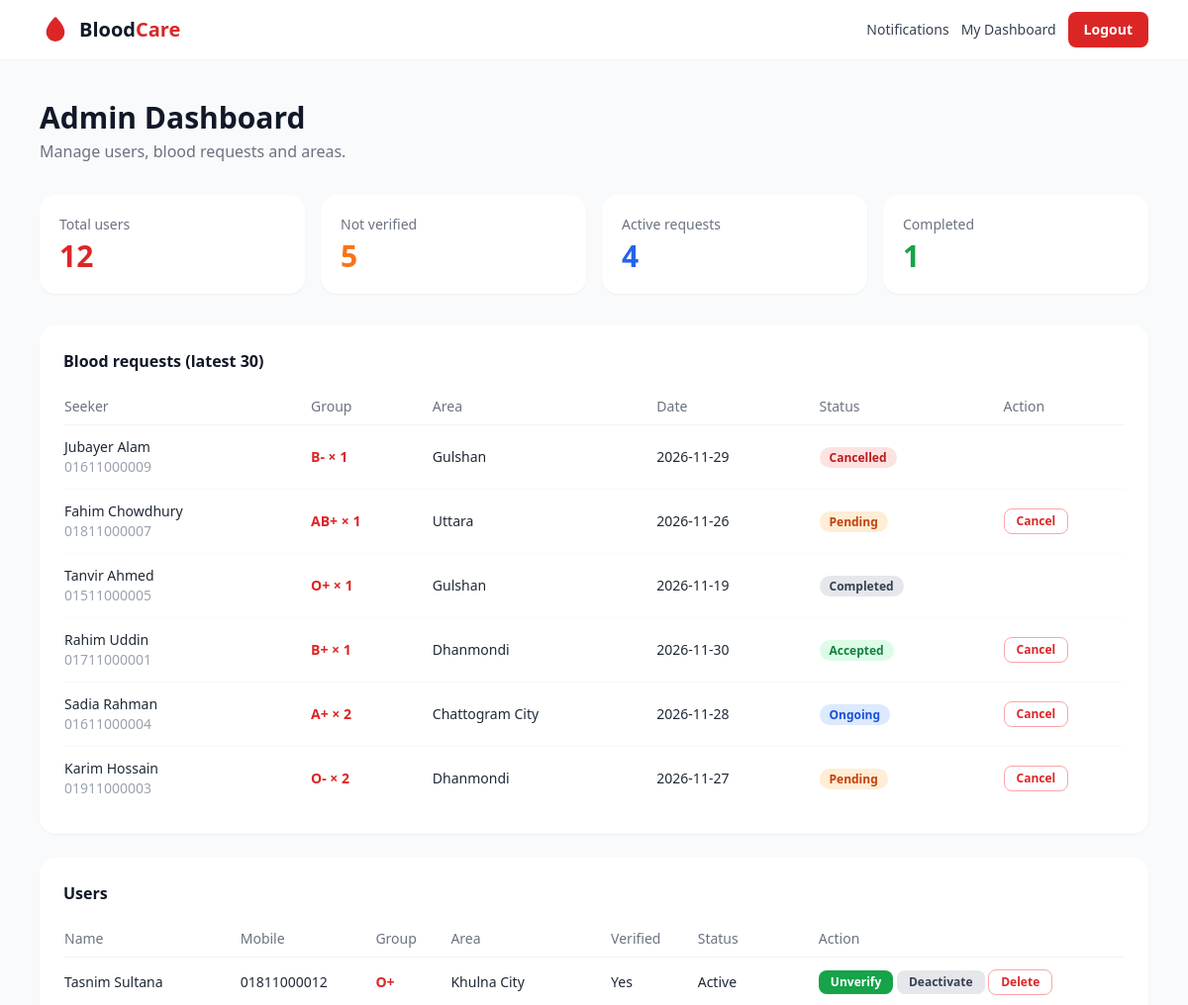
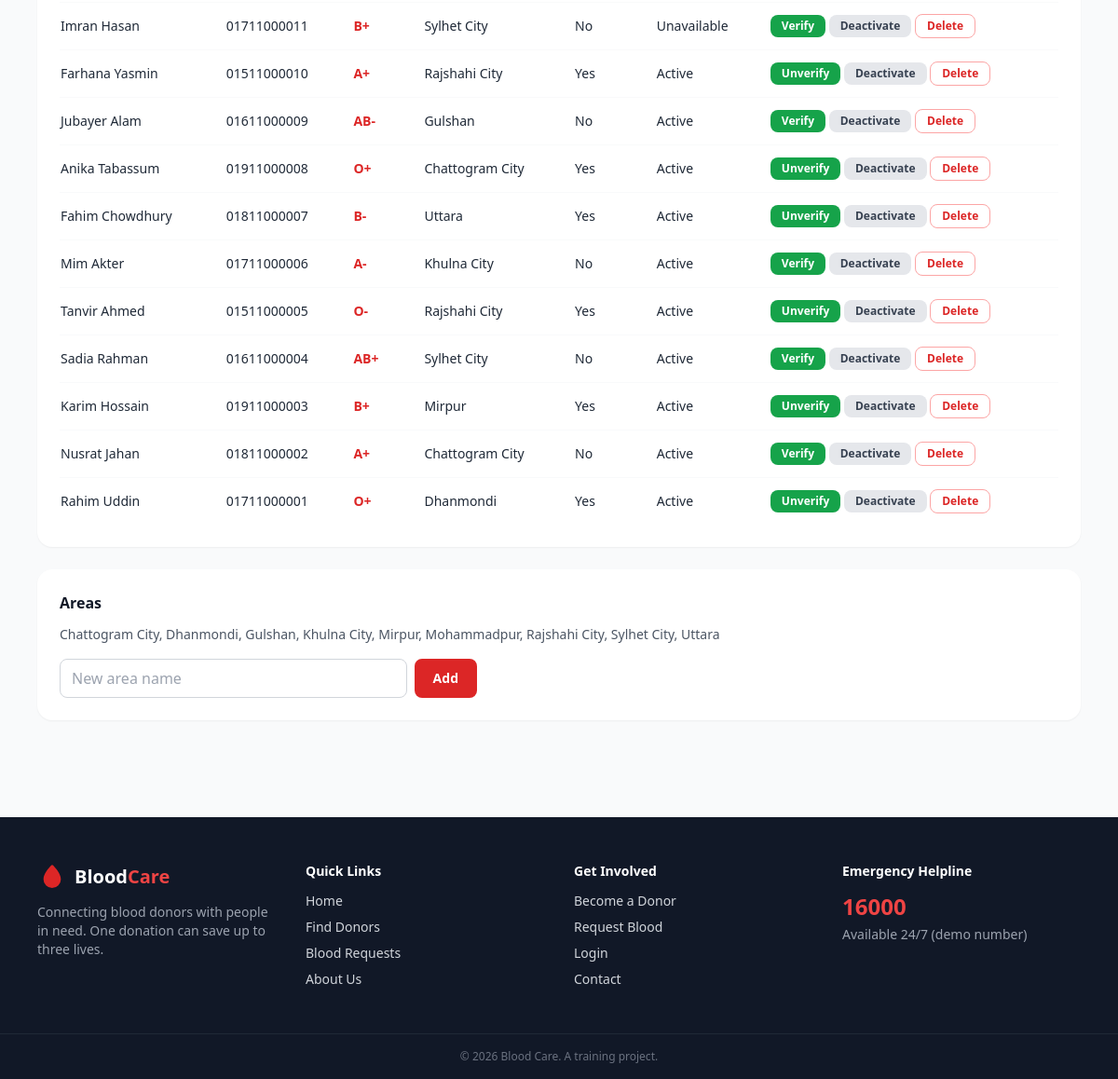
/admin.php (signed in), run on the app's committed database (2 pictures, top to bottom).
### tables this page shows
CREATE TABLE `donation_requests` (
  `id` int(11) NOT NULL AUTO_INCREMENT,             
  `patient_problem` varchar(255) DEFAULT NULL,
  `blood_seeker_id` int(11) NOT NULL COMMENT 'Who is requested for blood',
  `blood_group` varchar(10) NOT NULL,
  `donation_date` date NOT NULL,
  `time` time DEFAULT NULL,
  `quantity` tinyint(1) NOT NULL,
  `area_id` int(11) NOT NULL,
  `status` tinyint(1) NOT NULL DEFAULT 1 COMMENT '1= pending\r\n2= ongoing\r\n3=accepted\r\n4=completed\r\n5=cancelled',   
  `created_at` timestamp NOT NULL DEFAULT current_timestamp(),
  `updated_at` timestamp NOT NULL DEFAULT current_timestamp() ON UPDATE current_timestamp(),    
  PRIMARY KEY (`id`),
  CONSTRAINT `fk_requests_seeker` FOREIGN KEY (`blood_seeker_id`) REFERENCES `users` (`id`) ON DELETE CASCADE,   
  CONSTRAINT `fk_requests_area` FOREIGN KEY (`area_id`) REFERENCES `areas` (`id`)                                
);

CREATE TABLE `users` (
  `id` int(11) NOT NULL AUTO_INCREMENT,
  `name` varchar(100) NOT NULL,
  `mobile_no` varchar(15) NOT NULL,                 
  `password` varchar(255) NOT NULL,                 
  `blood_group` varchar(10) NOT NULL,
  `area_id` int(11) DEFAULT NULL,
  `dob` date DEFAULT NULL COMMENT 'dob=date of birth',
  `nid` varchar(20) DEFAULT NULL,                   
  `last_donation_date` date DEFAULT NULL,
  `is_verified` tinyint(1) NOT NULL DEFAULT 0,      
  `status` tinyint(1) NOT NULL DEFAULT 1 COMMENT '1=active, 2= unavailable,3=inactive',   
  `role` enum('user','admin') NOT NULL DEFAULT 'user',   
  PRIMARY KEY (`id`),
  UNIQUE KEY `mobile_no` (`mobile_no`),
  CONSTRAINT `fk_users_area` FOREIGN KEY (`area_id`) REFERENCES `areas` (`id`) ON DELETE SET NULL    
);

CREATE TABLE `areas` (
  `id` int(11) NOT NULL AUTO_INCREMENT,             
  `name` varchar(50) NOT NULL,
  PRIMARY KEY (`id`)
);

### admin.php (the view, shortened to what this page needs)
<?php
require_once 'includes/functions.php';
$total_users    = $pdo->query("SELECT COUNT(*) FROM users WHERE role = 'user'")->fetchColumn();
$unverified     = $pdo->query("SELECT COUNT(*) FROM users WHERE role = 'user' AND is_verified = 0")->fetchColumn();
$open_requests  = $pdo->query('SELECT COUNT(*) FROM donation_requests WHERE status IN (' . REQ_PENDING . ', ' . REQ_ONGOING . ', ' . REQ_ACCEPTED . ')')->fetchColumn();
$completed      = $pdo->query('SELECT COUNT(*) FROM donation_requests WHERE status = ' . REQ_COMPLETED)->fetchColumn();
$users = $pdo->query("SELECT u.*, a.name AS area_name FROM users u LEFT JOIN areas a ON a.id = u.area_id WHERE u.role = 'user' ORDER BY u.id DESC")->fetchAll();
$requests = $pdo->query('SELECT r.*, a.name AS area_name, u.name AS seeker_name, u.mobile_no AS seeker_mobile
                         FROM donation_requests r
                         JOIN areas a ON a.id = r.area_id
                         JOIN users u ON u.id = r.blood_seeker_id
                         ORDER BY r.id DESC LIMIT 30')->fetchAll();
require 'includes/header.php';
?>
  <main class="mx-auto max-w-6xl px-4 py-10">
    <h1 class="text-3xl font-bold text-gray-900">Admin Dashboard</h1>
    <p class="mt-1 text-gray-500">Manage users, blood requests and areas.</p>
    <div class="mt-8 grid grid-cols-2 gap-4 lg:grid-cols-4">
      <div class="rounded-2xl bg-white p-5 shadow-sm"><p class="text-sm text-gray-500">Total users</p><p class="mt-1 text-3xl font-extrabold text-brand-600"><?= e($total_users) ?></p></div>
      <div class="rounded-2xl bg-white p-5 shadow-sm"><p class="text-sm text-gray-500">Not verified</p><p class="mt-1 text-3xl font-extrabold text-orange-500"><?= e($unverified) ?></p></div>
      <div class="rounded-2xl bg-white p-5 shadow-sm"><p class="text-sm text-gray-500">Active requests</p><p class="mt-1 text-3xl font-extrabold text-blue-600"><?= e($open_requests) ?></p></div>
      <div class="rounded-2xl bg-white p-5 shadow-sm"><p class="text-sm text-gray-500">Completed</p><p class="mt-1 text-3xl font-extrabold text-green-600"><?= e($completed) ?></p></div>
    </div>
    <section class="mt-8 rounded-2xl bg-white p-6 shadow-sm">
      <h2 class="font-semibold text-gray-900">Blood requests (latest 30)</h2>
      <div class="mt-4 overflow-x-auto">
        <table class="w-full text-left text-sm">
          <thead class="border-b border-gray-100 text-gray-500">
            <tr>
              <th class="py-2 pr-4 font-medium">Seeker</th>
              <th class="py-2 pr-4 font-medium">Group</th>
              <th class="py-2 pr-4 font-medium">Area</th>
              <th class="py-2 pr-4 font-medium">Date</th>
              <th class="py-2 pr-4 font-medium">Status</th>
              <th class="py-2 font-medium">Action</th>
            </tr>
          </thead>
          <tbody class="divide-y divide-gray-50">
            <?php foreach ($requests as $r) { ?>
              <tr>
                <td class="py-3 pr-4"><?= e($r['seeker_name']) ?><br><span class="text-gray-400"><?= e($r['seeker_mobile']) ?></span></td>
                <td class="py-3 pr-4 font-semibold text-brand-600"><?= e($r['blood_group']) ?> &times; <?= e($r['quantity']) ?></td>
                <td class="py-3 pr-4"><?= e($r['area_name']) ?></td>
                <td class="py-3 pr-4 whitespace-nowrap"><?= e($r['donation_date']) ?></td>
                <td class="py-3 pr-4"><?= request_status_badge($r['status']) ?></td>
                <td class="py-3">
                  <?php if ($r['status'] != REQ_COMPLETED && $r['status'] != REQ_CANCELLED) { ?>
                    <form method="post" action="admin.php" onsubmit="return confirm('Cancel this request?');">
                      <button type="submit" class="rounded-lg border border-red-300 px-3 py-1 text-xs font-semibold text-red-600 hover:bg-red-50">Cancel</button>
                    </form>
                  <?php } ?>
                </td>
              </tr>
            <?php } ?>
          </tbody>
        </table>
      </div>
    </section>
    <section class="mt-6 rounded-2xl bg-white p-6 shadow-sm">
      <h2 class="font-semibold text-gray-900">Users</h2>
      <div class="mt-4 overflow-x-auto">
        <table class="w-full text-left text-sm">
          <thead class="border-b border-gray-100 text-gray-500">
            <tr>
              <th class="py-2 pr-4 font-medium">Name</th>
              <th class="py-2 pr-4 font-medium">Mobile</th>
              <th class="py-2 pr-4 font-medium">Group</th>
              <th class="py-2 pr-4 font-medium">Area</th>
              <th class="py-2 pr-4 font-medium">Verified</th>
              <th class="py-2 pr-4 font-medium">Status</th>
              <th class="py-2 font-medium">Action</th>
            </tr>
          </thead>
          <tbody class="divide-y divide-gray-50">
            <?php foreach ($users as $u) { ?>
              <tr>
                <td class="py-3 pr-4"><?= e($u['name']) ?></td>
                <td class="py-3 pr-4"><?= e($u['mobile_no']) ?></td>
                <td class="py-3 pr-4 font-semibold text-brand-600"><?= e($u['blood_group']) ?></td>
                <td class="py-3 pr-4"><?= e($u['area_name'] ?: '-') ?></td>
                <td class="py-3 pr-4"><?= $u['is_verified'] ? 'Yes' : 'No' ?></td>
                <td class="py-3 pr-4"><?= $u['status'] == USER_ACTIVE ? 'Active' : ($u['status'] == USER_UNAVAILABLE ? 'Unavailable' : 'Inactive') ?></td>
                <td class="py-3 whitespace-nowrap">
                  <form method="post" action="admin.php" class="inline">
                    <button type="submit" class="rounded-lg bg-green-600 px-3 py-1 text-xs font-semibold text-white hover:bg-green-700"><?= $u['is_verified'] ? 'Unverify' : 'Verify' ?></button>
                  </form>
                  <form method="post" action="admin.php" class="inline">
                    <button type="submit" class="rounded-lg bg-gray-200 px-3 py-1 text-xs font-semibold text-gray-700 hover:bg-gray-300"><?= $u['status'] == USER_INACTIVE ? 'Activate' : 'Deactivate' ?></button>
                  </form>
                  <form method="post" action="admin.php" class="inline" onsubmit="return confirm('Delete this user and all their data?');">
                    <button type="submit" class="rounded-lg border border-red-300 px-3 py-1 text-xs font-semibold text-red-600 hover:bg-red-50">Delete</button>
                  </form>
                </td>
              </tr>
            <?php } ?>
          </tbody>
        </table>
      </div>
    </section>
    <section class="mt-6 rounded-2xl bg-white p-6 shadow-sm">
      <h2 class="font-semibold text-gray-900">Areas</h2>
      <p class="mt-3 text-sm text-gray-600"><?= e(implode(', ', $areas)) ?></p>
      <form method="post" action="admin.php" class="mt-4 flex max-w-md gap-2">
        <input name="area_name" type="text" maxlength="50" placeholder="New area name" required class="<?= INPUT_CLASS ?>" aria-label="New area name">
        <button type="submit" class="rounded-lg bg-brand-600 px-5 py-2 text-sm font-semibold text-white hover:bg-brand-700">Add</button>
      </form>
    </section>
  </main>
<?php require 'includes/footer.php'; ?>

### includes/functions.php (shortened to what this page needs)
<?php
require_once __DIR__ . '/db.php';
$areas = $pdo->query('SELECT id, name FROM areas ORDER BY name')->fetchAll(PDO::FETCH_KEY_PAIR);
function e($text) {
    return htmlspecialchars((string) $text, ENT_QUOTES, 'UTF-8');
}
function request_status_label($status) {
    $labels = [
        REQ_PENDING   => 'Pending',
        REQ_ONGOING   => 'Ongoing',
        REQ_ACCEPTED  => 'Accepted',
        REQ_COMPLETED => 'Completed',
        REQ_CANCELLED => 'Cancelled',
    ];
    return $labels[$status] ?? 'Unknown';
}
function request_status_badge($status) {
    $colors = [
        REQ_PENDING   => 'bg-orange-100 text-orange-700',
        REQ_ONGOING   => 'bg-blue-100 text-blue-700',
        REQ_ACCEPTED  => 'bg-green-100 text-green-700',
        REQ_COMPLETED => 'bg-gray-200 text-gray-700',
        REQ_CANCELLED => 'bg-red-100 text-red-700',
    ];
    $color = $colors[$status] ?? 'bg-gray-100 text-gray-600';
    return '<span class="rounded-full px-2.5 py-0.5 text-xs font-semibold ' . $color . '">' . e(request_status_label($status)) . '</span>';
}
    ?>

### assets/css/style.css (style rules this page uses)
html { scroll-behavior: smooth; }

### data on the page
donation_requests: blood_seeker.name "Jubayer Alam", blood_seeker.mobile_no "01611000009", blood_group "B-", quantity "1", area.name "Gulshan", donation_date "2026-11-29", status "Cancelled"
donation_requests: blood_seeker.name "Fahim Chowdhury", blood_seeker.mobile_no "01811000007", blood_group "AB+", quantity "1", area.name "Uttara", donation_date "2026-11-26", status "Pending"
donation_requests: blood_seeker.name "Tanvir Ahmed", blood_seeker.mobile_no "01511000005", blood_group "O+", quantity "1", area.name "Gulshan", donation_date "2026-11-19", status "Completed"
donation_requests: blood_seeker.name "Rahim Uddin", blood_seeker.mobile_no "01711000001", blood_group "B+", quantity "1", area.name "Dhanmondi", donation_date "2026-11-30", status "Accepted"
donation_requests: blood_seeker.name "Sadia Rahman", blood_seeker.mobile_no "01611000004", blood_group "A+", quantity "2", area.name "Chattogram City", donation_date "2026-11-28", status "Ongoing"
donation_requests: blood_seeker.name "Karim Hossain", blood_seeker.mobile_no "01911000003", blood_group "O-", quantity "2", area.name "Dhanmondi", donation_date "2026-11-27", status "Pending"
users: name "Tasnim Sultana", mobile_no "01811000012", blood_group "O+", area.name "Khulna City", is_verified "Yes", status "Active"
users: name "Imran Hasan", mobile_no "01711000011", blood_group "B+", area.name "Sylhet City", is_verified "No", status "Unavailable"
users: name "Farhana Yasmin", mobile_no "01511000010", blood_group "A+", area.name "Rajshahi City", is_verified "Yes", status "Active"
users: name "Jubayer Alam", mobile_no "01611000009", blood_group "AB-", area.name "Gulshan", is_verified "No", status "Active"
users: name "Anika Tabassum", mobile_no "01911000008", blood_group "O+", area.name "Chattogram City", is_verified "Yes", status "Active"
users: name "Fahim Chowdhury", mobile_no "01811000007", blood_group "B-", area.name "Uttara", is_verified "Yes", status "Active"
users: name "Mim Akter", mobile_no "01711000006", blood_group "A-", area.name "Khulna City", is_verified "No", status "Active"
users: name "Tanvir Ahmed", mobile_no "01511000005", blood_group "O-", area.name "Rajshahi City", is_verified "Yes", status "Active"
users: name "Sadia Rahman", mobile_no "01611000004", blood_group "AB+", area.name "Sylhet City", is_verified "No", status "Active"
users: name "Karim Hossain", mobile_no "01911000003", blood_group "B+", area.name "Mirpur", is_verified "Yes", status "Active"
users: name "Nusrat Jahan", mobile_no "01811000002", blood_group "A+", area.name "Chattogram City", is_verified "No", status "Active"
users: name "Rahim Uddin", mobile_no "01711000001", blood_group "O+", area.name "Dhanmondi", is_verified "Yes", status "Active"

### other printed values
$total_users "12"
$unverified "5"
$open_requests "4"
$completed "1"
implode(', ', $areas) "Chattogram City, Dhanmondi, Gulshan, Khulna City, Mirpur, Mohammadpur, Rajshahi City, Sylhet City, Uttara"
SITE_NAME "Blood Care"
